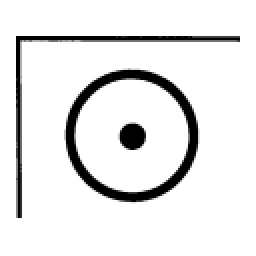
#> input picture sourcebook/dataset/crops/page_054_r00_c00.png, 128 x 128 px (shown 2 times larger); its folder holds only this picture in this run
$ python grid_extractor.py --preview --input sourcebook/dataset/crops/page_054_r00_c00.png
#> lines starting #> are read from the running program, lines starting #| are printed output that depends on the picture; after the words box and inside, x2 and y2 are one past the last pixel; in counts of white or black regions, pixels touching at a corner belong together
"""
Event Glyph — Symbol Extractor
Extracts individual symbol crops from the Dreyfuss Symbol Sourcebook.

Cell boundaries are detected from the actual printed grid lines, then inset
inward so the thick border is never included in the extracted symbol.

Folder structure created automatically:
    sourcebook/
    └── dataset/
        ├── crops/          ← raw extracted symbol PNGs (128x128)
        ├── tagged/         ← crops sorted into chapter subfolders after tagging
        │   ├── astronomy/
        │   ├── meteorology/
        │   └── ... (one folder per Dreyfuss chapter)
        ├── previews/       ← grid preview images for verification
        ├── metadata.json   ← full record of every symbol + tags
        └── log.txt         ← processing log

Usage:
    # Test grid detection on one page
    python grid_extractor.py --preview --input sourcebook/pages/page_054.png

    # Batch extract all pages
    python grid_extractor.py --batch --input sourcebook/pages/

    # Tag extracted symbols
    python grid_extractor.py --tag

    # Re-crop existing crops to remove border bleed
    python grid_extractor.py --recrop
"""

import cv2
import numpy as np
import json
import argparse
import shutil
import sys
from pathlib import Path
from datetime import datetime

try:
    import pytesseract
    OCR_AVAILABLE = True
except ImportError:
    OCR_AVAILABLE = False

# ─────────────────────────────────────────────
# Configuration
# ─────────────────────────────────────────────

COLS         = 6
ROWS         = 7
SYMBOL_RATIO = 0.78    # top 78% of cell = symbol, bottom 22% = label text
OUTPUT_SIZE  = 128     # saved crop size in pixels
PADDING      = 14      # whitespace inside canvas
BORDER_INSET = 12      # pixels to inset from each detected grid line
                       # increase if border still bleeds, decrease if symbol is clipped
LEFT_MARGIN  = 70      # fallback only — used if line detection fails
RIGHT_MARGIN = 80
MIN_INK      = 50000   # minimum ink sum to treat cell as non-empty

OUTPUT_DIR   = Path("sourcebook/dataset")

# Dreyfuss chapter taxonomy — two-letter keys
TAXONOMY = {
    "ac": "accommodations_travel",
    "ag": "agriculture",
    "ar": "architecture",
    "as": "astronomy",
    "bi": "biology",
    "bu": "business",
    "ch": "chemistry",
    "co": "communications",
    "en": "engineering",
    "fo": "folklore",
    "ge": "geography",
    "gl": "geology",
    "hg": "handling_of_goods",
    "he": "home_economics",
    "ma": "manufacturing",
    "mt": "mathematics",
    "me": "medicine",
    "mo": "meteorology",
    "mu": "music",
    "ph": "photography",
    "py": "physics",
    "re": "recreation",
    "ri": "religion",
    "sa": "safety",
    "tr": "traffic",
    "vc": "vehicle_controls",
    "d":  "delete",
    "u":  "unsure",
}

TAXONOMY_HINT = """
  [ac] accommodations & travel    [ag] agriculture
  [ar] architecture               [as] astronomy
  [bi] biology                    [bu] business
  [ch] chemistry                  [co] communications
  [en] engineering                [fo] folklore
  [ge] geography                  [gl] geology
  [hg] handling of goods          [he] home economics
  [ma] manufacturing              [mt] mathematics
  [me] medicine                   [mo] meteorology
  [mu] music                      [ph] photography
  [py] physics                    [re] recreation
  [ri] religion                   [sa] safety
  [tr] traffic                    [vc] vehicle controls
  [d]  delete   [u] unsure   [SPACE] skip   [z] undo   [q] quit & save
"""


# ─────────────────────────────────────────────
# Folder setup
# ─────────────────────────────────────────────

def setup_folders():
    folders = [
        OUTPUT_DIR / "crops",
        OUTPUT_DIR / "previews",
        OUTPUT_DIR / "tagged",
    ]
    for tag in TAXONOMY.values():
        if tag not in ("delete", "unsure"):
            folders.append(OUTPUT_DIR / "tagged" / tag)
    for folder in folders:
        folder.mkdir(parents=True, exist_ok=True)


# ─────────────────────────────────────────────
# Logging
# ─────────────────────────────────────────────

class Logger:
    # [10 lines left out: functions __init__, _write, not called in this run]

    def page_start(self, page_id, page_num, total):
        self._write(f"\n[{page_num}/{total}] {page_id}")

    def page_done(self, page_id, extracted, empty):
        self._write(f"  ✓  {extracted} symbols saved  |  {empty} empty cells ignored")

    def page_skipped(self, page_id, reason):
        self._write(f"  —  skipped: {reason}")

    def page_error(self, page_id, error):
        self._write(f"  ✗  error: {error}")

    # [28 lines left out: functions summary, cluster_positions, not called in this run]


def detect_grid_lines(gray):
    """
    Use Hough line detection to find the actual printed grid lines.
    Returns (h_lines, v_lines) — sorted lists of y and x positions.
    Returns (None, None) if detection fails.
    """
    h, w  = gray.shape
    edges = cv2.Canny(gray, 50, 150)

    lines = cv2.HoughLinesP(
        edges,
        rho=1,
        theta=np.pi / 180,
        threshold=150,
        minLineLength=int(min(w, h) * 0.3),
        maxLineGap=15
    )

    if lines is None:
        return None, None

    h_raw = []
    v_raw = []

    for line in lines:
        x1, y1, x2, y2 = line[0]
        angle = abs(np.degrees(np.arctan2(y2 - y1, x2 - x1)))
        if angle < 5 or angle > 175:
            h_raw.append((y1 + y2) // 2)
        elif 85 < angle < 95:
            v_raw.append((x1 + x2) // 2)

    h_lines = cluster_positions(h_raw)
    v_lines = cluster_positions(v_raw)

    return h_lines, v_lines


def find_horizontal_grid_lines(gray, line_width_threshold=0.55, min_gap=50):
    """
    Fallback: scan pixel rows for thick dark horizontal lines.
    Used when Hough detection doesn't find enough vertical lines.
    """
    h, w   = gray.shape
    _, binary = cv2.threshold(gray, 127, 255, cv2.THRESH_BINARY)
    inv    = 255 - binary
    lines  = []
    last_y = -min_gap

    for y in range(h):
        row_sum = inv[y, :].sum()
        if row_sum > (line_width_threshold * w * 255):
            if y - last_y > min_gap:
                lines.append(y)
                last_y = y

    return lines


# ─────────────────────────────────────────────
# Cell boundary calculation
# ─────────────────────────────────────────────

def get_cell_boundaries(img):
    """
    Build cell list by detecting the actual printed grid lines and
    insetting BORDER_INSET pixels from each detected line.

    Strategy:
    1. Try full Hough detection (horizontal + vertical lines)
    2. If vertical detection fails, use horizontal lines + fixed column division
    3. If all detection fails, fall back to fixed margins

    The inset ensures the thick printed border is never included
    in the extracted symbol region.
    """
    gray = cv2.cvtColor(img, cv2.COLOR_BGR2GRAY)
    h, w = img.shape[:2]
    inset = BORDER_INSET

    h_lines, v_lines = detect_grid_lines(gray)

    # ── Strategy 1: full detection ───────────────────────────────
    if (h_lines and v_lines and
            len(h_lines) >= 2 and len(v_lines) >= 2):

        print(f"  Grid lines detected: {len(h_lines)}h × {len(v_lines)}v")
        cells = []
        for row_idx in range(len(h_lines) - 1):
            for col_idx in range(len(v_lines) - 1):
                x1 = v_lines[col_idx]     + inset
                y1 = h_lines[row_idx]     + inset
                x2 = v_lines[col_idx + 1] - inset
                y2 = h_lines[row_idx + 1] - inset
                # Skip cells that are too small (merged or partial)
                if (x2 - x1) < 50 or (y2 - y1) < 50:
                    continue
                cells.append((x1, y1, x2, y2, row_idx, col_idx))

        if len(cells) >= 6:
            return cells

    # ── Strategy 2: horizontal detection + fixed columns ─────────
    print("  Vertical line detection weak — using horizontal lines + fixed columns")

    if not h_lines or len(h_lines) < 2:
        h_lines = find_horizontal_grid_lines(gray)

    if len(h_lines) >= 2:
        usable_w = w - LEFT_MARGIN - RIGHT_MARGIN
        cell_w   = usable_w // COLS
        v_lines  = [LEFT_MARGIN + col * cell_w for col in range(COLS + 1)]

        cells = []
        for row_idx in range(len(h_lines) - 1):
            for col_idx in range(COLS):
                x1 = v_lines[col_idx]     + inset
                y1 = h_lines[row_idx]     + inset
                x2 = v_lines[col_idx + 1] - inset
                y2 = h_lines[row_idx + 1] - inset
                if (x2 - x1) < 50 or (y2 - y1) < 50:
                    continue
                cells.append((x1, y1, x2, y2, row_idx, col_idx))

        if len(cells) >= 6:
            return cells

    # ── Strategy 3: fixed margin fallback ────────────────────────
    print("  Using fixed margin fallback")
    top    = 210
    bottom = h - 410
    step   = (bottom - top) // ROWS
    h_fb   = [top + i * step for i in range(ROWS + 1)]

    usable_w = w - LEFT_MARGIN - RIGHT_MARGIN
    cell_w   = usable_w // COLS
    v_fb     = [LEFT_MARGIN + col * cell_w for col in range(COLS + 1)]

    cells = []
    for row_idx in range(ROWS):
        for col_idx in range(COLS):
            x1 = v_fb[col_idx]     + inset
            y1 = h_fb[row_idx]     + inset
            x2 = v_fb[col_idx + 1] - inset
            y2 = h_fb[row_idx + 1] - inset
            cells.append((x1, y1, x2, y2, row_idx, col_idx))

    return cells


# ─────────────────────────────────────────────
# Image processing
# ─────────────────────────────────────────────

def load_and_threshold(image_path):
    img = cv2.imread(str(image_path))
    if img is None:
        raise FileNotFoundError(f"Could not load: {image_path}")
    gray = cv2.cvtColor(img, cv2.COLOR_BGR2GRAY)
    denoised = cv2.fastNlMeansDenoising(gray, h=10)
    thresh = cv2.adaptiveThreshold(
        denoised, 255,
        cv2.ADAPTIVE_THRESH_GAUSSIAN_C,
        cv2.THRESH_BINARY,
        blockSize=31,
        C=10
    )
    return img, gray, thresh


def is_empty(cell_thresh):
    return (255 - cell_thresh).sum() < MIN_INK


# [54 lines left out: functions extract_symbol, ocr_label, not called in this run]


# ─────────────────────────────────────────────
# Preview
# ─────────────────────────────────────────────

def save_preview(img, cells, page_id):
    """
    Draw the detected + inset cell boundaries on the image.
    Green = extraction zone (already inset from border)
    Orange = symbol / label split line
    """
    preview = img.copy()
    for (x1, y1, x2, y2, row, col) in cells:
        split_y = y1 + int((y2 - y1) * SYMBOL_RATIO)
        cv2.rectangle(preview, (x1, y1), (x2, y2), (0, 180, 90), 2)
        cv2.line(preview, (x1, split_y), (x2, split_y), (0, 140, 255), 2)
    out = OUTPUT_DIR / "previews" / f"{page_id}_preview.png"
    cv2.imwrite(str(out), preview)
    return out


# ─────────────────────────────────────────────
# Single page extraction
# ─────────────────────────────────────────────

def extract_page(image_path, page_id=None, preview=False, logger=None):
    image_path = Path(image_path)
    page_id    = page_id or image_path.stem
    crops_dir  = OUTPUT_DIR / "crops"

    img, gray, thresh = load_and_threshold(image_path)
#> in load_and_threshold, img is the input picture: shape (128, 128, 3); min 0, max 255, mean 230.9
#> in load_and_threshold, `thresh = cv2.adaptiveThreshold( denoised, 255, cv2.ADAPTIVE_THRESH_GAU..`:
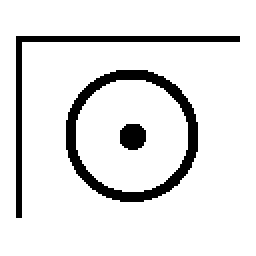
#> thresh: shape (128, 128) (shown 2 times larger); 89.5% white; 3 black regions, box (x1, y1, x2, y2) and area: (33, 35, 99, 101) 971, (8, 18, 120, 109) 600, (60, 62, 73, 75) 142
    cells = get_cell_boundaries(img)
#> in detect_grid_lines, `edges = cv2.Canny(gray, 50, 150)`:
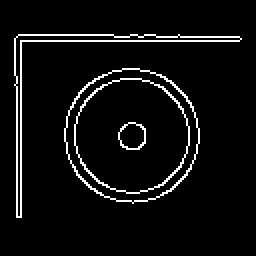
#> edges: shape (128, 128) (shown 2 times larger); 5.5% white in thin lines or dots, all inside (x1, y1, x2, y2) = (7, 17, 121, 109)
#> in detect_grid_lines, `lines = cv2.HoughLinesP( edges, rho=1, theta=np.pi / 180, threshold=15..`: lines = None
#> in find_horizontal_grid_lines, `_, binary = cv2.threshold(gray, 127, 255, cv2.THRESH_BINARY)`:
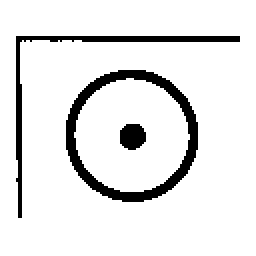
#> binary: shape (128, 128) (shown 2 times larger); 90.2% white; 3 black regions, box (x1, y1, x2, y2) and area: (33, 35, 99, 101) 939, (8, 18, 120, 109) 530, (60, 62, 73, 75) 138
#> the loop in find_horizontal_grid_lines, `for y in range(h):` made 128 passes
#> row_sum on passes 1 to 12: 0, 0, 0, 0, 0, 0, 0, 0, 0, 0, 0, 0
#> after the loop in find_horizontal_grid_lines, `for y in range(h):`: last_y = 18; lines = [18]
#> cells = 42 items, first 6: (82, 222, 54, 127, 0, 0), (78, 222, 50, 127, 0, 1), (74, 222, 46, 127, 0, 2), (70, 222, 42, 127, 0, 3), (66, 222, 38, 127, 0, 4), (62, 222, 34, 127, 0, 5)

    if preview:
        out = save_preview(img, cells, page_id)
#> the loop in save_preview, `for (x1, y1, x2, y2, row, col) in cells:` made 42 passes
#> (x1, y1, x2, y2, row, col, split_y) on passes 1 to 12: (82, 222, 54, 127, 0, 0, 148), (78, 222, 50, 127, 0, 1, 148), (74, 222, 46, 127, 0, 2, 148), (70, 222, 42, 127, 0, 3, 148), (66, 222, 38, 127, 0, 4, 148), (62, 222, 34, 127, 0, 5, 148), (82, 151, 54, 56, 1, 0, 77), (78, 151, 50, 56, 1, 1, 77), (74, 151, 46, 56, 1, 2, 77), (70, 151, 42, 56, 1, 3, 77), (66, 151, 38, 56, 1, 4, 77), (62, 151, 34, 56, 1, 5, 77)
#> after the loop in save_preview, `for (x1, y1, x2, y2, row, col) in cells:`:
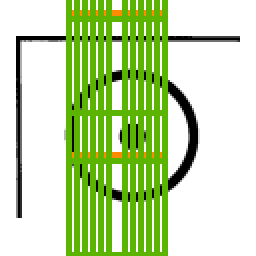
#> preview: shape (128, 128, 3) (shown 2 times larger); mean B, G, R 165.6, 218.8, 193.2
        msg = f"  Preview saved: {out.resolve()}"
        print(msg) if not logger else logger._write(msg)
#|   Preview saved: sourcebook/dataset/previews/page_054_r00_c00_preview.png

    metadata  = []
    extracted = 0
    empty     = 0

    for (x1, y1, x2, y2, row, col) in cells:
        cell_gray   = gray[y1:y2, x1:x2]
        cell_thresh = thresh[y1:y2, x1:x2]

        if cell_gray.size == 0:
            continue
        if is_empty(cell_thresh):
            empty += 1
            continue

        cell_h     = y2 - y1
        split_y    = int(cell_h * SYMBOL_RATIO)
        symbol_img = extract_symbol(cell_gray, split_y)
        label_text = ocr_label(cell_gray, split_y)

        filename = f"{page_id}_r{row:02d}_c{col:02d}.png"
        cv2.imwrite(str(crops_dir / filename), symbol_img)

        metadata.append({
            "file":        filename,
            "page":        page_id,
            "row":         row,
            "col":         col,
            "symbol_name": label_text,
            "tags":        [],
            "notes":       ""
        })
        extracted += 1
#> this loop made 42 passes
#> (x1, y1, x2, y2, row, col) on passes 1 to 12: (82, 222, 54, 127, 0, 0), (78, 222, 50, 127, 0, 1), (74, 222, 46, 127, 0, 2), (70, 222, 42, 127, 0, 3), (66, 222, 38, 127, 0, 4), (62, 222, 34, 127, 0, 5), (82, 151, 54, 56, 1, 0), (78, 151, 50, 56, 1, 1), (74, 151, 46, 56, 1, 2), (70, 151, 42, 56, 1, 3), (66, 151, 38, 56, 1, 4), (62, 151, 34, 56, 1, 5)
#> after the loop, empty = 0; extracted = 0; metadata = []

    return metadata, extracted, empty


# ─────────────────────────────────────────────
# Batch processing
# ─────────────────────────────────────────────

# [267 lines left out: functions batch_extract, recrop_existing, run_tagging_ui, not called in this run]


# ─────────────────────────────────────────────
# CLI
# ─────────────────────────────────────────────

if __name__ == "__main__":
    parser = argparse.ArgumentParser(description="Event Glyph — Symbol Extractor")
    group  = parser.add_mutually_exclusive_group(required=True)
    group.add_argument("--preview", action="store_true",
                       help="Test grid detection on a single page")
    group.add_argument("--batch",   action="store_true",
                       help="Extract symbols from all pages in a folder")
    group.add_argument("--tag",     action="store_true",
                       help="Run the tagging UI")
    group.add_argument("--recrop",  action="store_true",
                       help="Re-apply clean extraction to existing crops")

    parser.add_argument("--input", help="Image file (--preview) or folder (--batch)")
    args = parser.parse_args()

    if args.preview:
        if not args.input:
            print("--preview requires --input <image path>")
            sys.exit(1)
        setup_folders()
        extract_page(args.input, preview=True)
        print(f"Check: {(OUTPUT_DIR / 'previews').resolve()}")

    elif args.batch:
        if not args.input:
            print("--batch requires --input <folder path>")
            sys.exit(1)
        batch_extract(args.input)

    elif args.tag:
        run_tagging_ui()

    elif args.recrop:
        recrop_existing()

$ run again, on sourcebook/dataset/crops/page_054_r00_c01.png
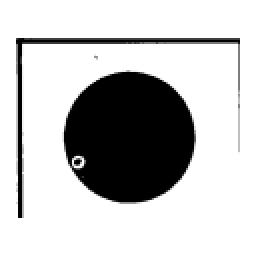
#> input picture sourcebook/dataset/crops/page_054_r00_c01.png, 128 x 128 px (shown 2 times larger)
#> in load_and_threshold, img is the input picture: shape (128, 128, 3); min 0, max 255, mean 194.9
#> thresh: shape (128, 128); 85.8% white; 4 black regions (2 under 20 px), largest, box (x1, y1, x2, y2) and area: (32, 36, 98, 101) 1663, (8, 19, 120, 109) 656
#> in detect_grid_lines, `edges = cv2.Canny(gray, 50, 150)`:
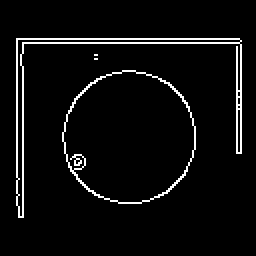
#> edges: shape (128, 128) (shown 2 times larger); 4.8% white in thin lines or dots, all inside (x1, y1, x2, y2) = (8, 19, 121, 109)
#> in detect_grid_lines, `lines = cv2.HoughLinesP( edges, rho=1, theta=np.pi / 180, threshold=15..`: lines = None
#> binary: shape (128, 128); 76.2% white; 4 black regions (2 under 20 px), largest, box (x1, y1, x2, y2) and area: (32, 36, 98, 101) 3355, (8, 19, 120, 109) 534
#> the loop in find_horizontal_grid_lines, `for y in range(h):` made 128 passes
#> row_sum on passes 1 to 8: 0, 0, 0, 0, 0, 0, 0, 0
#> after the loop in find_horizontal_grid_lines, `for y in range(h):`: last_y = 19; lines = [19]
#> in extract_page, `cells = get_cell_boundaries(img)`: cells = 42 items, first 6: (82, 222, 54, 127, 0, 0), (78, 222, 50, 127, 0, 1), (74, 222, 46, 127, 0, 2), (70, 222, 42, 127, 0, 3), (66, 222, 38, 127, 0, 4), (62, 222, 34, 127, 0, 5)
#> the loop in save_preview, `for (x1, y1, x2, y2, row, col) in cells:` made 42 passes
#> (x1, y1, x2, y2, row, col, split_y) on passes 1 to 8: (82, 222, 54, 127, 0, 0, 148), (78, 222, 50, 127, 0, 1, 148), (74, 222, 46, 127, 0, 2, 148), (70, 222, 42, 127, 0, 3, 148), (66, 222, 38, 127, 0, 4, 148), (62, 222, 34, 127, 0, 5, 148), (82, 151, 54, 56, 1, 0, 77), (78, 151, 50, 56, 1, 1, 77)
#> after the loop in save_preview, `for (x1, y1, x2, y2, row, col) in cells:`:
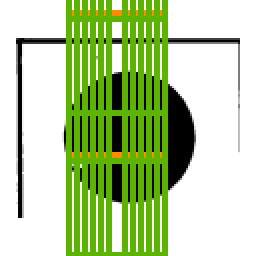
#> preview: shape (128, 128, 3) (shown 2 times larger); mean B, G, R 153.2, 206.4, 180.9
#|   Preview saved: sourcebook/dataset/previews/page_054_r00_c01_preview.png
#> the loop in extract_page, `for (x1, y1, x2, y2, row, col) in cells:` made 42 passes
#> after the loop in extract_page, `for (x1, y1, x2, y2, row, col) in cells:`: empty = 0; metadata = []

$ run again, on sourcebook/dataset/crops/page_054_r00_c02.png
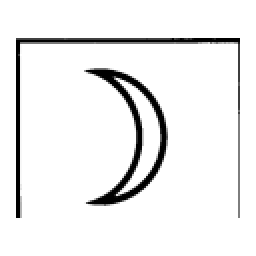
#> input picture sourcebook/dataset/crops/page_054_r00_c02.png, 128 x 128 px (shown 2 times larger)
#> in load_and_threshold, img is the input picture: shape (128, 128, 3); min 0, max 255, mean 237.9
#> thresh: shape (128, 128); 92.3% white; 2 black regions, box (x1, y1, x2, y2) and area: (42, 34, 84, 103) 658, (8, 19, 120, 109) 607
#> in detect_grid_lines, `edges = cv2.Canny(gray, 50, 150)`:
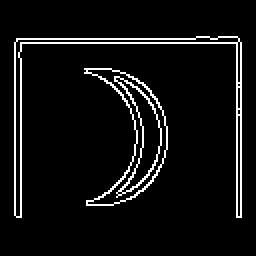
#> edges: shape (128, 128) (shown 2 times larger); 6.1% white in thin lines or dots, all inside (x1, y1, x2, y2) = (7, 18, 121, 109)
#> in detect_grid_lines, `lines = cv2.HoughLinesP( edges, rho=1, theta=np.pi / 180, threshold=15..`: lines = None
#> binary: shape (128, 128); 92.8% white; 2 black regions, box (x1, y1, x2, y2) and area: (43, 34, 84, 103) 610, (8, 19, 120, 109) 577
#> the loop in find_horizontal_grid_lines, `for y in range(h):` made 128 passes
#> row_sum on passes 1 to 8: 0, 0, 0, 0, 0, 0, 0, 0
#> after the loop in find_horizontal_grid_lines, `for y in range(h):`: last_y = 19; lines = [19]
#> in extract_page, `cells = get_cell_boundaries(img)`: cells = 42 items, first 6: (82, 222, 54, 127, 0, 0), (78, 222, 50, 127, 0, 1), (74, 222, 46, 127, 0, 2), (70, 222, 42, 127, 0, 3), (66, 222, 38, 127, 0, 4), (62, 222, 34, 127, 0, 5)
#> the loop in save_preview, `for (x1, y1, x2, y2, row, col) in cells:` made 42 passes
#> (x1, y1, x2, y2, row, col, split_y) on passes 1 to 8: (82, 222, 54, 127, 0, 0, 148), (78, 222, 50, 127, 0, 1, 148), (74, 222, 46, 127, 0, 2, 148), (70, 222, 42, 127, 0, 3, 148), (66, 222, 38, 127, 0, 4, 148), (62, 222, 34, 127, 0, 5, 148), (82, 151, 54, 56, 1, 0, 77), (78, 151, 50, 56, 1, 1, 77)
#> after the loop in save_preview, `for (x1, y1, x2, y2, row, col) in cells:`:
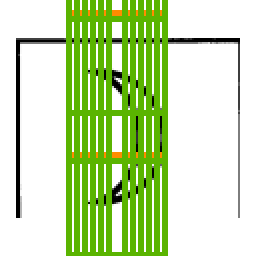
#> preview: shape (128, 128, 3) (shown 2 times larger); mean B, G, R 170, 223.2, 197.7
#|   Preview saved: sourcebook/dataset/previews/page_054_r00_c02_preview.png
#> the loop in extract_page, `for (x1, y1, x2, y2, row, col) in cells:` made 42 passes
#> after the loop in extract_page, `for (x1, y1, x2, y2, row, col) in cells:`: empty = 0; metadata = []
